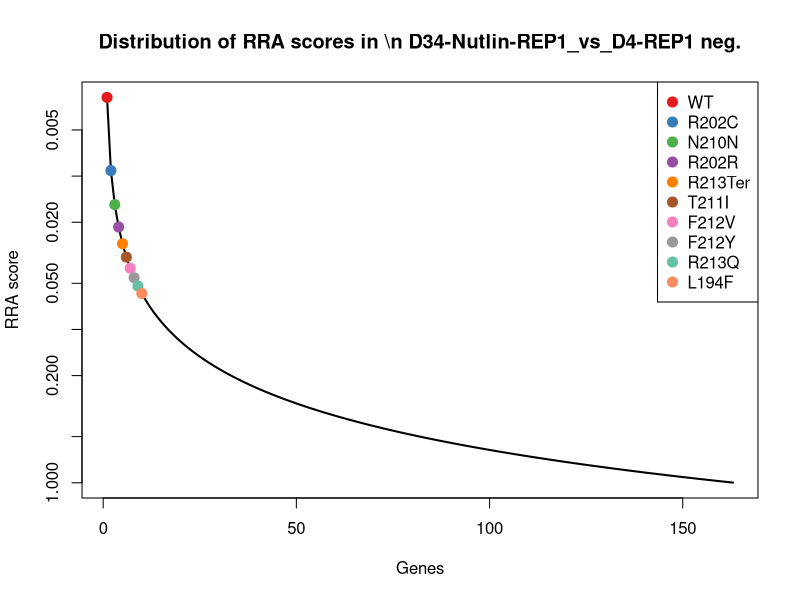
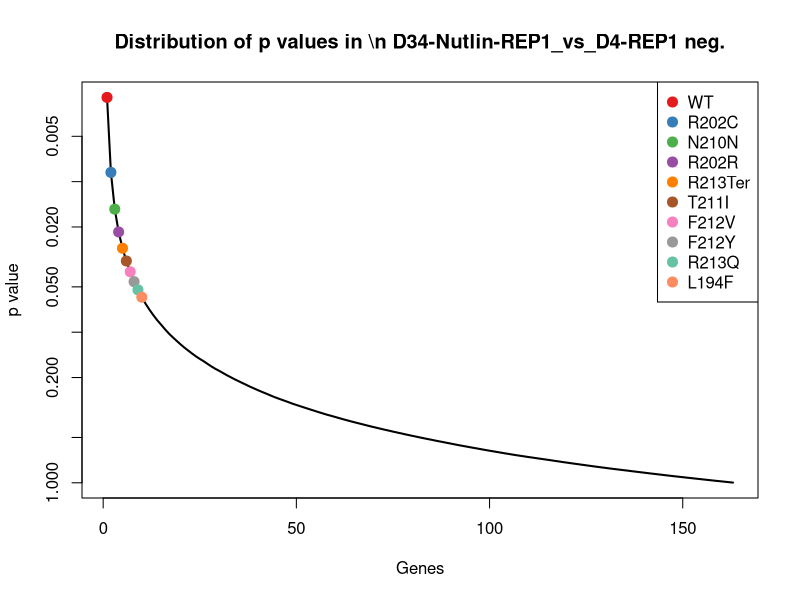
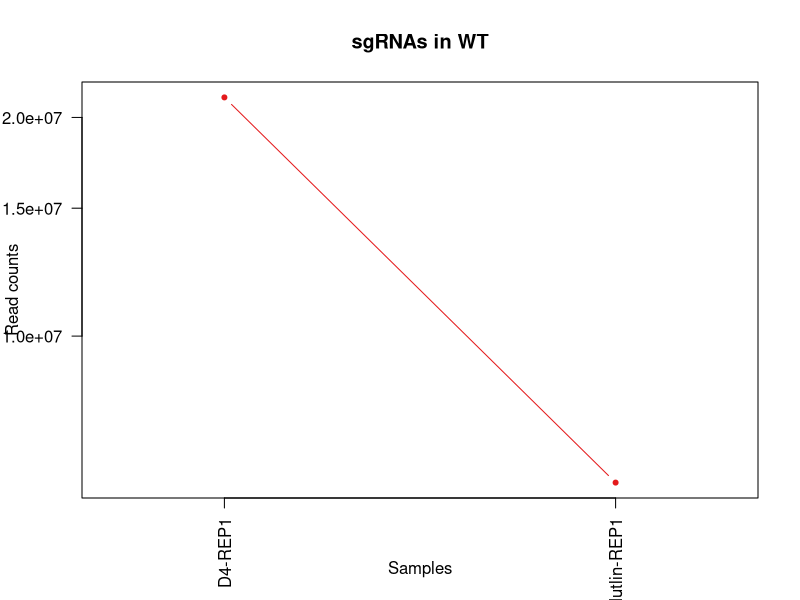
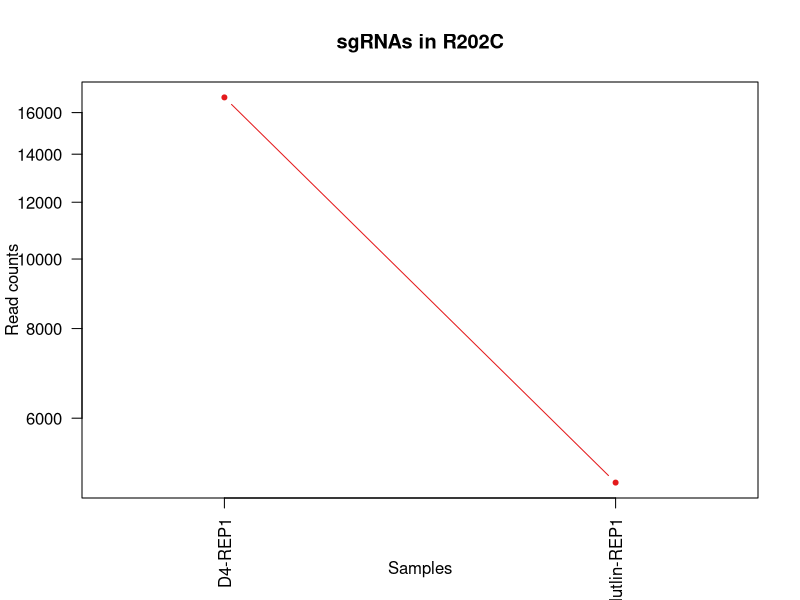
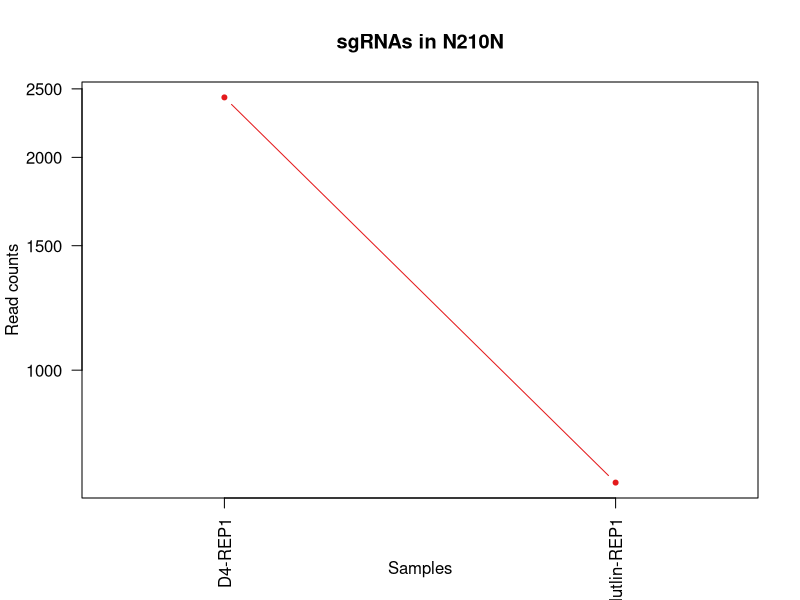
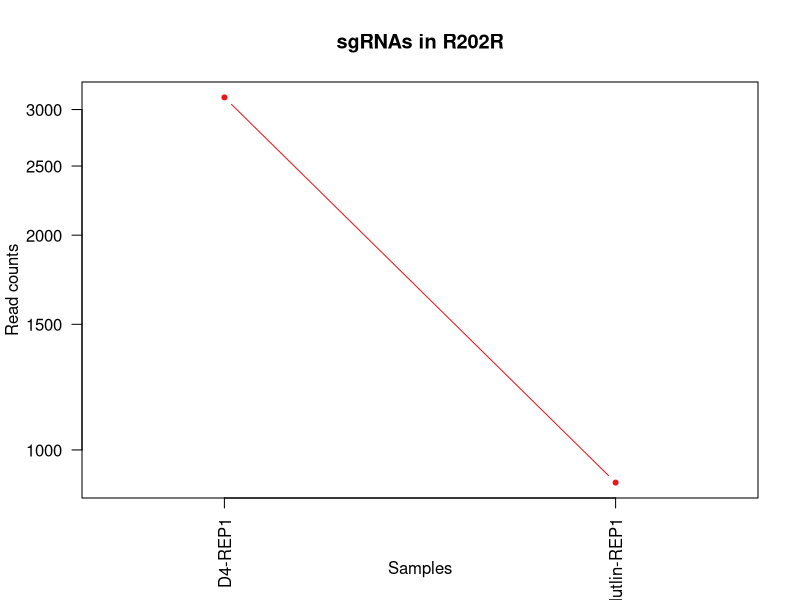
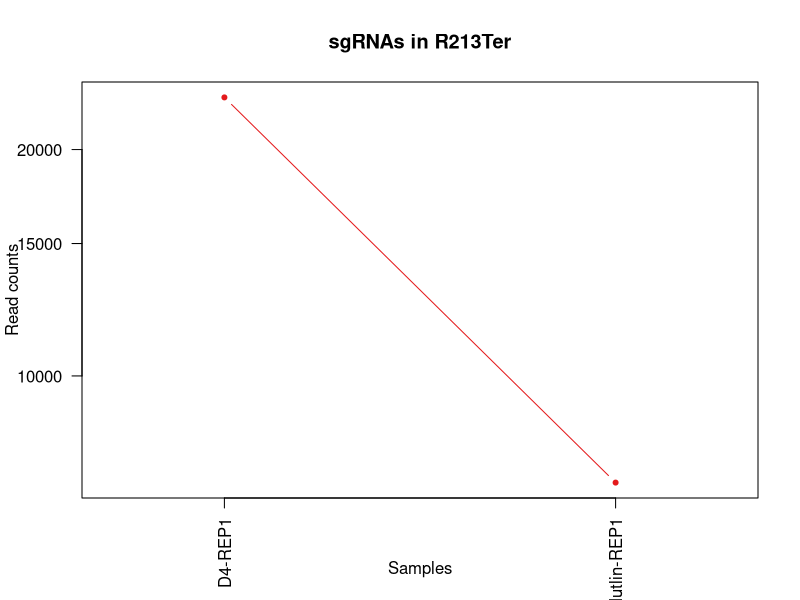
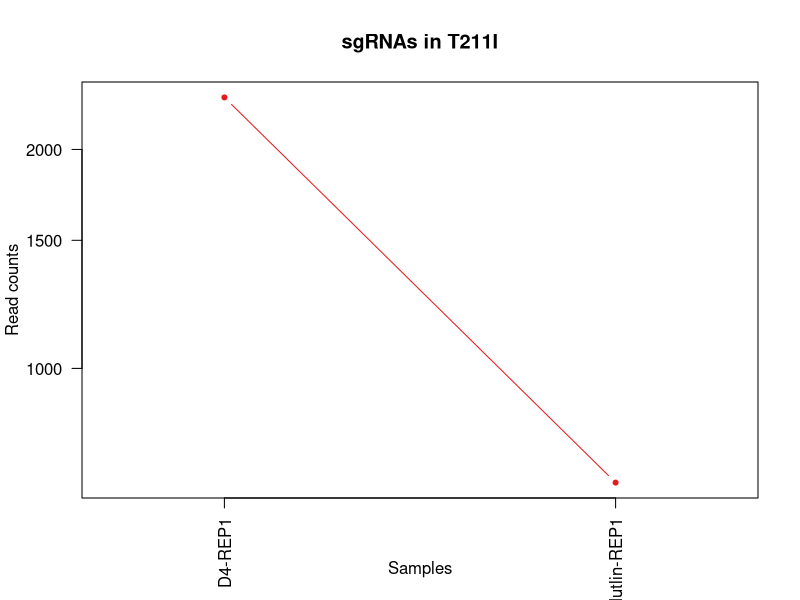

R code for these plots, in order: (Note: this script raises an error after producing the figures.)
pdf(file='amp1_D34_NUT_D4_endogenous.pdf',width=4.5,height=4.5);
gstable=read.table('amp1_D34_NUT_D4_endogenous.gene_summary.txt',header=T)
# 
#
# parameters
# Do not modify the variables beginning with "__"

# gstablename='__GENE_SUMMARY_FILE__'
startindex=3
# outputfile='__OUTPUT_FILE__'
targetgenelist=c("WT","R202C","N210N","R202R","R213Ter","T211I","F212V","F212Y","R213Q","L194F")
# samplelabel=sub('.\\w+.\\w+$','',colnames(gstable)[startindex]);
samplelabel='D34-Nutlin-REP1_vs_D4-REP1 neg.'


# You need to write some codes in front of this code:
# gstable=read.table(gstablename,header=T)
# pdf(file=outputfile,width=6,height=6)


# set up color using RColorBrewer
#library(RColorBrewer)
#colors <- brewer.pal(length(targetgenelist), "Set1")

colors=c( "#E41A1C", "#377EB8", "#4DAF4A", "#984EA3", "#FF7F00",  "#A65628", "#F781BF",
          "#999999", "#66C2A5", "#FC8D62", "#8DA0CB", "#E78AC3", "#A6D854", "#FFD92F", "#E5C494", "#B3B3B3", 
          "#8DD3C7", "#FFFFB3", "#BEBADA", "#FB8072", "#80B1D3", "#FDB462", "#B3DE69", "#FCCDE5",
          "#D9D9D9", "#BC80BD", "#CCEBC5", "#FFED6F")

######
# function definition

plotrankedvalues<-function(val, tglist, ...){
  
  plot(val,log='y',ylim=c(max(val),min(val)),type='l',lwd=2, ...)
  if(length(tglist)>0){
    for(i in 1:length(tglist)){
      targetgene=tglist[i];
      tx=which(names(val)==targetgene);ty=val[targetgene];
      points(tx,ty,col=colors[(i %% length(colors)) ],cex=2,pch=20)
      # text(tx+50,ty,targetgene,col=colors[i])
    }
    legend('topright',tglist,pch=20,pt.cex = 2,cex=1,col=colors)
  }
}



plotrandvalues<-function(val,targetgenelist, ...){
  # choose the one with the best distance distribution
  
  mindiffvalue=0;
  randval=val;
  for(i in 1:20){
    randval0=sample(val)
    vindex=sort(which(names(randval0) %in% targetgenelist))
    if(max(vindex)>0.9*length(val)){
      # print('pass...')
      next;
    }
    mindiffind=min(diff(vindex));
    if (mindiffind > mindiffvalue){
      mindiffvalue=mindiffind;
      randval=randval0;
      # print(paste('Diff: ',mindiffvalue))
    }
  }
  plot(randval,log='y',ylim=c(max(randval),min(randval)),pch=20,col='grey', ...)
  
  if(length(targetgenelist)>0){
    for(i in 1:length(targetgenelist)){
      targetgene=targetgenelist[i];
      tx=which(names(randval)==targetgene);ty=randval[targetgene];
      points(tx,ty,col=colors[(i %% length(colors)) ],cex=2,pch=20)
      text(tx+50,ty,targetgene,col=colors[i])
    }
  }
  
}




# set.seed(1235)



pvec=gstable[,startindex]
names(pvec)=gstable[,'id']
pvec=sort(pvec);

plotrankedvalues(pvec,targetgenelist,xlab='Genes',ylab='RRA score',main=paste('Distribution of RRA scores in \\n',samplelabel))

# plotrandvalues(pvec,targetgenelist,xlab='Genes',ylab='RRA score',main=paste('Distribution of RRA scores in \\n',samplelabel))


pvec=gstable[,startindex+1]
names(pvec)=gstable[,'id']
pvec=sort(pvec);

plotrankedvalues(pvec,targetgenelist,xlab='Genes',ylab='p value',main=paste('Distribution of p values in \\n',samplelabel))

# plotrandvalues(pvec,targetgenelist,xlab='Genes',ylab='p value',main=paste('Distribution of p values in \\n',samplelabel))



# you need to write after this code:
# dev.off()






# parameters
# Do not modify the variables beginning with "__"
targetmat=list(c(21311176.037269887,6284991.860297329))
targetgene="WT"
collabel=c("D4-REP1","D34-Nutlin-REP1")

# set up color using RColorBrewer
#library(RColorBrewer)
#colors <- brewer.pal(length(targetgenelist), "Set1")

colors=c( "#E41A1C", "#377EB8", "#4DAF4A", "#984EA3", "#FF7F00",  "#A65628", "#F781BF",
          "#999999", "#66C2A5", "#FC8D62", "#8DA0CB", "#E78AC3", "#A6D854", "#FFD92F", "#E5C494", "#B3B3B3", 
          "#8DD3C7", "#FFFFB3", "#BEBADA", "#FB8072", "#80B1D3", "#FDB462", "#B3DE69", "#FCCDE5",
          "#D9D9D9", "#BC80BD", "#CCEBC5", "#FFED6F")


## code

targetmatvec=unlist(targetmat)+1
yrange=range(targetmatvec[targetmatvec>0]);
# yrange[1]=1; # set the minimum value to 1
for(i in 1:length(targetmat)){
  vali=targetmat[[i]]+1;
  if(i==1){
    plot(1:length(vali),vali,type='b',las=1,pch=20,main=paste('sgRNAs in',targetgene),ylab='Read counts',xlab='Samples',xlim=c(0.7,length(vali)+0.3),ylim = yrange,col=colors[(i %% length(colors))],xaxt='n',log='y')
    axis(1,at=1:length(vali),labels=(collabel),las=2)
    # lines(0:100,rep(1,101),col='black');
  }else{
    lines(1:length(vali),vali,type='b',pch=20,col=colors[(i %% length(colors))])
  }
}




# parameters
# Do not modify the variables beginning with "__"
targetmat=list(c(16797.824097970115,4878.766156966276))
targetgene="R202C"
collabel=c("D4-REP1","D34-Nutlin-REP1")

# set up color using RColorBrewer
#library(RColorBrewer)
#colors <- brewer.pal(length(targetgenelist), "Set1")

colors=c( "#E41A1C", "#377EB8", "#4DAF4A", "#984EA3", "#FF7F00",  "#A65628", "#F781BF",
          "#999999", "#66C2A5", "#FC8D62", "#8DA0CB", "#E78AC3", "#A6D854", "#FFD92F", "#E5C494", "#B3B3B3", 
          "#8DD3C7", "#FFFFB3", "#BEBADA", "#FB8072", "#80B1D3", "#FDB462", "#B3DE69", "#FCCDE5",
          "#D9D9D9", "#BC80BD", "#CCEBC5", "#FFED6F")


## code

targetmatvec=unlist(targetmat)+1
yrange=range(targetmatvec[targetmatvec>0]);
# yrange[1]=1; # set the minimum value to 1
for(i in 1:length(targetmat)){
  vali=targetmat[[i]]+1;
  if(i==1){
    plot(1:length(vali),vali,type='b',las=1,pch=20,main=paste('sgRNAs in',targetgene),ylab='Read counts',xlab='Samples',xlim=c(0.7,length(vali)+0.3),ylim = yrange,col=colors[(i %% length(colors))],xaxt='n',log='y')
    axis(1,at=1:length(vali),labels=(collabel),las=2)
    # lines(0:100,rep(1,101),col='black');
  }else{
    lines(1:length(vali),vali,type='b',pch=20,col=colors[(i %% length(colors))])
  }
}




# parameters
# Do not modify the variables beginning with "__"
targetmat=list(c(2430.3703535911304,692.3715520557794))
targetgene="N210N"
collabel=c("D4-REP1","D34-Nutlin-REP1")

# set up color using RColorBrewer
#library(RColorBrewer)
#colors <- brewer.pal(length(targetgenelist), "Set1")

colors=c( "#E41A1C", "#377EB8", "#4DAF4A", "#984EA3", "#FF7F00",  "#A65628", "#F781BF",
          "#999999", "#66C2A5", "#FC8D62", "#8DA0CB", "#E78AC3", "#A6D854", "#FFD92F", "#E5C494", "#B3B3B3", 
          "#8DD3C7", "#FFFFB3", "#BEBADA", "#FB8072", "#80B1D3", "#FDB462", "#B3DE69", "#FCCDE5",
          "#D9D9D9", "#BC80BD", "#CCEBC5", "#FFED6F")


## code

targetmatvec=unlist(targetmat)+1
yrange=range(targetmatvec[targetmatvec>0]);
# yrange[1]=1; # set the minimum value to 1
for(i in 1:length(targetmat)){
  vali=targetmat[[i]]+1;
  if(i==1){
    plot(1:length(vali),vali,type='b',las=1,pch=20,main=paste('sgRNAs in',targetgene),ylab='Read counts',xlab='Samples',xlim=c(0.7,length(vali)+0.3),ylim = yrange,col=colors[(i %% length(colors))],xaxt='n',log='y')
    axis(1,at=1:length(vali),labels=(collabel),las=2)
    # lines(0:100,rep(1,101),col='black');
  }else{
    lines(1:length(vali),vali,type='b',pch=20,col=colors[(i %% length(colors))])
  }
}




# parameters
# Do not modify the variables beginning with "__"
targetmat=list(c(3118.7305368212465,898.992668771638))
targetgene="R202R"
collabel=c("D4-REP1","D34-Nutlin-REP1")

# set up color using RColorBrewer
#library(RColorBrewer)
#colors <- brewer.pal(length(targetgenelist), "Set1")

colors=c( "#E41A1C", "#377EB8", "#4DAF4A", "#984EA3", "#FF7F00",  "#A65628", "#F781BF",
          "#999999", "#66C2A5", "#FC8D62", "#8DA0CB", "#E78AC3", "#A6D854", "#FFD92F", "#E5C494", "#B3B3B3", 
          "#8DD3C7", "#FFFFB3", "#BEBADA", "#FB8072", "#80B1D3", "#FDB462", "#B3DE69", "#FCCDE5",
          "#D9D9D9", "#BC80BD", "#CCEBC5", "#FFED6F")


## code

targetmatvec=unlist(targetmat)+1
yrange=range(targetmatvec[targetmatvec>0]);
# yrange[1]=1; # set the minimum value to 1
for(i in 1:length(targetmat)){
  vali=targetmat[[i]]+1;
  if(i==1){
    plot(1:length(vali),vali,type='b',las=1,pch=20,main=paste('sgRNAs in',targetgene),ylab='Read counts',xlab='Samples',xlim=c(0.7,length(vali)+0.3),ylim = yrange,col=colors[(i %% length(colors))],xaxt='n',log='y')
    axis(1,at=1:length(vali),labels=(collabel),las=2)
    # lines(0:100,rep(1,101),col='black');
  }else{
    lines(1:length(vali),vali,type='b',pch=20,col=colors[(i %% length(colors))])
  }
}




# parameters
# Do not modify the variables beginning with "__"
targetmat=list(c(23462.98629879292,7213.203153740171))
targetgene="R213Ter"
collabel=c("D4-REP1","D34-Nutlin-REP1")

# set up color using RColorBrewer
#library(RColorBrewer)
#colors <- brewer.pal(length(targetgenelist), "Set1")

colors=c( "#E41A1C", "#377EB8", "#4DAF4A", "#984EA3", "#FF7F00",  "#A65628", "#F781BF",
          "#999999", "#66C2A5", "#FC8D62", "#8DA0CB", "#E78AC3", "#A6D854", "#FFD92F", "#E5C494", "#B3B3B3", 
          "#8DD3C7", "#FFFFB3", "#BEBADA", "#FB8072", "#80B1D3", "#FDB462", "#B3DE69", "#FCCDE5",
          "#D9D9D9", "#BC80BD", "#CCEBC5", "#FFED6F")


## code

targetmatvec=unlist(targetmat)+1
yrange=range(targetmatvec[targetmatvec>0]);
# yrange[1]=1; # set the minimum value to 1
for(i in 1:length(targetmat)){
  vali=targetmat[[i]]+1;
  if(i==1){
    plot(1:length(vali),vali,type='b',las=1,pch=20,main=paste('sgRNAs in',targetgene),ylab='Read counts',xlab='Samples',xlim=c(0.7,length(vali)+0.3),ylim = yrange,col=colors[(i %% length(colors))],xaxt='n',log='y')
    axis(1,at=1:length(vali),labels=(collabel),las=2)
    # lines(0:100,rep(1,101),col='black');
  }else{
    lines(1:length(vali),vali,type='b',pch=20,col=colors[(i %% length(colors))])
  }
}




# parameters
# Do not modify the variables beginning with "__"
targetmat=list(c(2356.945267379918,695.6425987584051))
targetgene="T211I"
collabel=c("D4-REP1","D34-Nutlin-REP1")

# set up color using RColorBrewer
#library(RColorBrewer)
#colors <- brewer.pal(length(targetgenelist), "Set1")

colors=c( "#E41A1C", "#377EB8", "#4DAF4A", "#984EA3", "#FF7F00",  "#A65628", "#F781BF",
          "#999999", "#66C2A5", "#FC8D62", "#8DA0CB", "#E78AC3", "#A6D854", "#FFD92F", "#E5C494", "#B3B3B3", 
          "#8DD3C7", "#FFFFB3", "#BEBADA", "#FB8072", "#80B1D3", "#FDB462", "#B3DE69", "#FCCDE5",
          "#D9D9D9", "#BC80BD", "#CCEBC5", "#FFED6F")


## code

targetmatvec=unlist(targetmat)+1
yrange=range(targetmatvec[targetmatvec>0]);
# yrange[1]=1; # set the minimum value to 1
for(i in 1:length(targetmat)){
  vali=targetmat[[i]]+1;
  if(i==1){
    plot(1:length(vali),vali,type='b',las=1,pch=20,main=paste('sgRNAs in',targetgene),ylab='Read counts',xlab='Samples',xlim=c(0.7,length(vali)+0.3),ylim = yrange,col=colors[(i %% length(colors))],xaxt='n',log='y')
    axis(1,at=1:length(vali),labels=(collabel),las=2)
    # lines(0:100,rep(1,101),col='black');
  }else{
    lines(1:length(vali),vali,type='b',pch=20,col=colors[(i %% length(colors))])
  }
}




# parameters
# Do not modify the variables beginning with "__"
targetmat=list(c(4886.439487356185,1462.1578760737011))
targetgene="F212V"
collabel=c("D4-REP1","D34-Nutlin-REP1")

# set up color using RColorBrewer
#library(RColorBrewer)
#colors <- brewer.pal(length(targetgenelist), "Set1")

colors=c( "#E41A1C", "#377EB8", "#4DAF4A", "#984EA3", "#FF7F00",  "#A65628", "#F781BF",
          "#999999", "#66C2A5", "#FC8D62", "#8DA0CB", "#E78AC3", "#A6D854", "#FFD92F", "#E5C494", "#B3B3B3", 
          "#8DD3C7", "#FFFFB3", "#BEBADA", "#FB8072", "#80B1D3", "#FDB462", "#B3DE69", "#FCCDE5",
          "#D9D9D9", "#BC80BD", "#CCEBC5", "#FFED6F")


## code

targetmatvec=unlist(targetmat)+1
yrange=range(targetmatvec[targetmatvec>0]);
# yrange[1]=1; # set the minimum value to 1
for(i in 1:length(targetmat)){
  vali=targetmat[[i]]+1;
  if(i==1){
    plot(1:length(vali),vali,type='b',las=1,pch=20,main=paste('sgRNAs in',targetgene),ylab='Read counts',xlab='Samples',xlim=c(0.7,length(vali)+0.3),ylim = yrange,col=colors[(i %% length(colors))],xaxt='n',log='y')
    axis(1,at=1:length(vali),labels=(collabel),las=2)
    # lines(0:100,rep(1,101),col='black');
  }else{
    lines(1:length(vali),vali,type='b',pch=20,col=colors[(i %% length(colors))])
  }
}




# parameters
# Do not modify the variables beginning with "__"
targetmat=list(c(22826.023675910652,7056.192912014136))
targetgene="F212Y"
collabel=c("D4-REP1","D34-Nutlin-REP1")

# set up color using RColorBrewer
#library(RColorBrewer)
#colors <- brewer.pal(length(targetgenelist), "Set1")

colors=c( "#E41A1C", "#377EB8", "#4DAF4A", "#984EA3", "#FF7F00",  "#A65628", "#F781BF",
          "#999999", "#66C2A5", "#FC8D62", "#8DA0CB", "#E78AC3", "#A6D854", "#FFD92F", "#E5C494", "#B3B3B3", 
          "#8DD3C7", "#FFFFB3", "#BEBADA", "#FB8072", "#80B1D3", "#FDB462", "#B3DE69", "#FCCDE5",
          "#D9D9D9", "#BC80BD", "#CCEBC5", "#FFED6F")


## code

targetmatvec=unlist(targetmat)+1
yrange=range(targetmatvec[targetmatvec>0]);
# yrange[1]=1; # set the minimum value to 1
for(i in 1:length(targetmat)){
  vali=targetmat[[i]]+1;
  if(i==1){
    plot(1:length(vali),vali,type='b',las=1,pch=20,main=paste('sgRNAs in',targetgene),ylab='Read counts',xlab='Samples',xlim=c(0.7,length(vali)+0.3),ylim = yrange,col=colors[(i %% length(colors))],xaxt='n',log='y')
    axis(1,at=1:length(vali),labels=(collabel),las=2)
    # lines(0:100,rep(1,101),col='black');
  }else{
    lines(1:length(vali),vali,type='b',pch=20,col=colors[(i %% length(colors))])
  }
}




# parameters
# Do not modify the variables beginning with "__"
targetmat=list(c(163222.13102036988,52855.20814437785))
targetgene="R213Q"
collabel=c("D4-REP1","D34-Nutlin-REP1")

# set up color using RColorBrewer
#library(RColorBrewer)
#colors <- brewer.pal(length(targetgenelist), "Set1")

colors=c( "#E41A1C", "#377EB8", "#4DAF4A", "#984EA3", "#FF7F00",  "#A65628", "#F781BF",
          "#999999", "#66C2A5", "#FC8D62", "#8DA0CB", "#E78AC3", "#A6D854", "#FFD92F", "#E5C494", "#B3B3B3", 
          "#8DD3C7", "#FFFFB3", "#BEBADA", "#FB8072", "#80B1D3", "#FDB462", "#B3DE69", "#FCCDE5",
          "#D9D9D9", "#BC80BD", "#CCEBC5", "#FFED6F")


## code

targetmatvec=unlist(targetmat)+1
yrange=range(targetmatvec[targetmatvec>0]);
# yrange[1]=1; # set the minimum value to 1
for(i in 1:length(targetmat)){
  vali=targetmat[[i]]+1;
  if(i==1){
    plot(1:length(vali),vali,type='b',las=1,pch=20,main=paste('sgRNAs in',targetgene),ylab='Read counts',xlab='Samples',xlim=c(0.7,length(vali)+0.3),ylim = yrange,col=colors[(i %% length(colors))],xaxt='n',log='y')
    axis(1,at=1:length(vali),labels=(collabel),las=2)
    # lines(0:100,rep(1,101),col='black');
  }else{
    lines(1:length(vali),vali,type='b',pch=20,col=colors[(i %% length(colors))])
  }
}




# parameters
# Do not modify the variables beginning with "__"
targetmat=list(c(11311.13453083727,3463.49328363021))
targetgene="L194F"
collabel=c("D4-REP1","D34-Nutlin-REP1")

# set up color using RColorBrewer
#library(RColorBrewer)
#colors <- brewer.pal(length(targetgenelist), "Set1")

colors=c( "#E41A1C", "#377EB8", "#4DAF4A", "#984EA3", "#FF7F00",  "#A65628", "#F781BF",
          "#999999", "#66C2A5", "#FC8D62", "#8DA0CB", "#E78AC3", "#A6D854", "#FFD92F", "#E5C494", "#B3B3B3", 
          "#8DD3C7", "#FFFFB3", "#BEBADA", "#FB8072", "#80B1D3", "#FDB462", "#B3DE69", "#FCCDE5",
          "#D9D9D9", "#BC80BD", "#CCEBC5", "#FFED6F")


## code

targetmatvec=unlist(targetmat)+1
yrange=range(targetmatvec[targetmatvec>0]);
# yrange[1]=1; # set the minimum value to 1
for(i in 1:length(targetmat)){
  vali=targetmat[[i]]+1;
  if(i==1){
    plot(1:length(vali),vali,type='b',las=1,pch=20,main=paste('sgRNAs in',targetgene),ylab='Read counts',xlab='Samples',xlim=c(0.7,length(vali)+0.3),ylim = yrange,col=colors[(i %% length(colors))],xaxt='n',log='y')
    axis(1,at=1:length(vali),labels=(collabel),las=2)
    # lines(0:100,rep(1,101),col='black');
  }else{
    lines(1:length(vali),vali,type='b',pch=20,col=colors[(i %% length(colors))])
  }
}



# 
#
# parameters
# Do not modify the variables beginning with "__"

# gstablename='__GENE_SUMMARY_FILE__'
startindex=9
# outputfile='__OUTPUT_FILE__'
targetgenelist=c("R196PfsTer13","P222RfsTer25","Y220EfsTer389","P191QfsTer392","P219Ter","E198_G198del","G187VfsTer60","L201IfsTer8","V218CfsTer29","E224A")
# samplelabel=sub('.\\w+.\\w+$','',colnames(gstable)[startindex]);
samplelabel='D34-Nutlin-REP1_vs_D4-REP1 pos.'


# You need to write some codes in front of this code:
# gstable=read.table(gstablename,header=T)
# pdf(file=outputfile,width=6,height=6)


# set up color using RColorBrewer
#library(RColorBrewer)
#colors <- brewer.pal(length(targetgenelist), "Set1")

colors=c( "#E41A1C", "#377EB8", "#4DAF4A", "#984EA3", "#FF7F00",  "#A65628", "#F781BF",
          "#999999", "#66C2A5", "#FC8D62", "#8DA0CB", "#E78AC3", "#A6D854", "#FFD92F", "#E5C494", "#B3B3B3", 
          "#8DD3C7", "#FFFFB3", "#BEBADA", "#FB8072", "#80B1D3", "#FDB462", "#B3DE69", "#FCCDE5",
          "#D9D9D9", "#BC80BD", "#CCEBC5", "#FFED6F")

######
# function definition

plotrankedvalues<-function(val, tglist, ...){
  
  plot(val,log='y',ylim=c(max(val),min(val)),type='l',lwd=2, ...)
  if(length(tglist)>0){
    for(i in 1:length(tglist)){
      targetgene=tglist[i];
      tx=which(names(val)==targetgene);ty=val[targetgene];
      points(tx,ty,col=colors[(i %% length(colors)) ],cex=2,pch=20)
      # text(tx+50,ty,targetgene,col=colors[i])
    }
    legend('topright',tglist,pch=20,pt.cex = 2,cex=1,col=colors)
  }
}



plotrandvalues<-function(val,targetgenelist, ...){
  # choose the one with the best distance distribution
  
  mindiffvalue=0;
  randval=val;
  for(i in 1:20){
    randval0=sample(val)
    vindex=sort(which(names(randval0) %in% targetgenelist))
    if(max(vindex)>0.9*length(val)){
      # print('pass...')
      next;
    }
    mindiffind=min(diff(vindex));
    if (mindiffind > mindiffvalue){
      mindiffvalue=mindiffind;
      randval=randval0;
      # print(paste('Diff: ',mindiffvalue))
    }
  }
  plot(randval,log='y',ylim=c(max(randval),min(randval)),pch=20,col='grey', ...)
  
  if(length(targetgenelist)>0){
    for(i in 1:length(targetgenelist)){
      targetgene=targetgenelist[i];
      tx=which(names(randval)==targetgene);ty=randval[targetgene];
      points(tx,ty,col=colors[(i %% length(colors)) ],cex=2,pch=20)
      text(tx+50,ty,targetgene,col=colors[i])
    }
  }
  
}




# set.seed(1235)



pvec=gstable[,startindex]
names(pvec)=gstable[,'id']
pvec=sort(pvec);

plotrankedvalues(pvec,targetgenelist,xlab='Genes',ylab='RRA score',main=paste('Distribution of RRA scores in \\n',samplelabel))

# plotrandvalues(pvec,targetgenelist,xlab='Genes',ylab='RRA score',main=paste('Distribution of RRA scores in \\n',samplelabel))


pvec=gstable[,startindex+1]
names(pvec)=gstable[,'id']
pvec=sort(pvec);

plotrankedvalues(pvec,targetgenelist,xlab='Genes',ylab='p value',main=paste('Distribution of p values in \\n',samplelabel))

# plotrandvalues(pvec,targetgenelist,xlab='Genes',ylab='p value',main=paste('Distribution of p values in \\n',samplelabel))



# you need to write after this code:
# dev.off()






# parameters
# Do not modify the variables beginning with "__"
targetmat=list(c(9.178135776401549,469.9403762772298))
targetgene="R196PfsTer13"
collabel=c("D4-REP1","D34-Nutlin-REP1")

# set up color using RColorBrewer
#library(RColorBrewer)
#colors <- brewer.pal(length(targetgenelist), "Set1")

colors=c( "#E41A1C", "#377EB8", "#4DAF4A", "#984EA3", "#FF7F00",  "#A65628", "#F781BF",
          "#999999", "#66C2A5", "#FC8D62", "#8DA0CB", "#E78AC3", "#A6D854", "#FFD92F", "#E5C494", "#B3B3B3", 
          "#8DD3C7", "#FFFFB3", "#BEBADA", "#FB8072", "#80B1D3", "#FDB462", "#B3DE69", "#FCCDE5",
          "#D9D9D9", "#BC80BD", "#CCEBC5", "#FFED6F")


## code

targetmatvec=unlist(targetmat)+1
yrange=range(targetmatvec[targetmatvec>0]);
# yrange[1]=1; # set the minimum value to 1
for(i in 1:length(targetmat)){
  vali=targetmat[[i]]+1;
  if(i==1){
    plot(1:length(vali),vali,type='b',las=1,pch=20,main=paste('sgRNAs in',targetgene),ylab='Read counts',xlab='Samples',xlim=c(0.7,length(vali)+0.3),ylim = yrange,col=colors[(i %% length(colors))],xaxt='n',log='y')
    axis(1,at=1:length(vali),labels=(collabel),las=2)
    # lines(0:100,rep(1,101),col='black');
  }else{
    lines(1:length(vali),vali,type='b',pch=20,col=colors[(i %% length(colors))])
  }
}




# parameters
# Do not modify the variables beginning with "__"
targetmat=list(c(214.76837716779625,11553.336953674077))
targetgene="P222RfsTer25"
collabel=c("D4-REP1","D34-Nutlin-REP1")

# set up color using RColorBrewer
#library(RColorBrewer)
#colors <- brewer.pal(length(targetgenelist), "Set1")

colors=c( "#E41A1C", "#377EB8", "#4DAF4A", "#984EA3", "#FF7F00",  "#A65628", "#F781BF",
          "#999999", "#66C2A5", "#FC8D62", "#8DA0CB", "#E78AC3", "#A6D854", "#FFD92F", "#E5C494", "#B3B3B3", 
          "#8DD3C7", "#FFFFB3", "#BEBADA", "#FB8072", "#80B1D3", "#FDB462", "#B3DE69", "#FCCDE5",
          "#D9D9D9", "#BC80BD", "#CCEBC5", "#FFED6F")


## code

targetmatvec=unlist(targetmat)+1
yrange=range(targetmatvec[targetmatvec>0]);
# yrange[1]=1; # set the minimum value to 1
for(i in 1:length(targetmat)){
  vali=targetmat[[i]]+1;
  if(i==1){
    plot(1:length(vali),vali,type='b',las=1,pch=20,main=paste('sgRNAs in',targetgene),ylab='Read counts',xlab='Samples',xlim=c(0.7,length(vali)+0.3),ylim = yrange,col=colors[(i %% length(colors))],xaxt='n',log='y')
    axis(1,at=1:length(vali),labels=(collabel),las=2)
    # lines(0:100,rep(1,101),col='black');
  }else{
    lines(1:length(vali),vali,type='b',pch=20,col=colors[(i %% length(colors))])
  }
}




# parameters
# Do not modify the variables beginning with "__"
targetmat=list(c(34.87691595032589,897.3571454203251))
targetgene="Y220EfsTer389"
collabel=c("D4-REP1","D34-Nutlin-REP1")

# set up color using RColorBrewer
#library(RColorBrewer)
#colors <- brewer.pal(length(targetgenelist), "Set1")

colors=c( "#E41A1C", "#377EB8", "#4DAF4A", "#984EA3", "#FF7F00",  "#A65628", "#F781BF",
          "#999999", "#66C2A5", "#FC8D62", "#8DA0CB", "#E78AC3", "#A6D854", "#FFD92F", "#E5C494", "#B3B3B3", 
          "#8DD3C7", "#FFFFB3", "#BEBADA", "#FB8072", "#80B1D3", "#FDB462", "#B3DE69", "#FCCDE5",
          "#D9D9D9", "#BC80BD", "#CCEBC5", "#FFED6F")


## code

targetmatvec=unlist(targetmat)+1
yrange=range(targetmatvec[targetmatvec>0]);
# yrange[1]=1; # set the minimum value to 1
for(i in 1:length(targetmat)){
  vali=targetmat[[i]]+1;
  if(i==1){
    plot(1:length(vali),vali,type='b',las=1,pch=20,main=paste('sgRNAs in',targetgene),ylab='Read counts',xlab='Samples',xlim=c(0.7,length(vali)+0.3),ylim = yrange,col=colors[(i %% length(colors))],xaxt='n',log='y')
    axis(1,at=1:length(vali),labels=(collabel),las=2)
    # lines(0:100,rep(1,101),col='black');
  }else{
    lines(1:length(vali),vali,type='b',pch=20,col=colors[(i %% length(colors))])
  }
}




# parameters
# Do not modify the variables beginning with "__"
targetmat=list(c(60.57569612425022,1385.8334530124341))
targetgene="P191QfsTer392"
collabel=c("D4-REP1","D34-Nutlin-REP1")

# set up color using RColorBrewer
#library(RColorBrewer)
#colors <- brewer.pal(length(targetgenelist), "Set1")

colors=c( "#E41A1C", "#377EB8", "#4DAF4A", "#984EA3", "#FF7F00",  "#A65628", "#F781BF",
          "#999999", "#66C2A5", "#FC8D62", "#8DA0CB", "#E78AC3", "#A6D854", "#FFD92F", "#E5C494", "#B3B3B3", 
          "#8DD3C7", "#FFFFB3", "#BEBADA", "#FB8072", "#80B1D3", "#FDB462", "#B3DE69", "#FCCDE5",
          "#D9D9D9", "#BC80BD", "#CCEBC5", "#FFED6F")


## code

targetmatvec=unlist(targetmat)+1
yrange=range(targetmatvec[targetmatvec>0]);
# yrange[1]=1; # set the minimum value to 1
for(i in 1:length(targetmat)){
  vali=targetmat[[i]]+1;
  if(i==1){
    plot(1:length(vali),vali,type='b',las=1,pch=20,main=paste('sgRNAs in',targetgene),ylab='Read counts',xlab='Samples',xlim=c(0.7,length(vali)+0.3),ylim = yrange,col=colors[(i %% length(colors))],xaxt='n',log='y')
    axis(1,at=1:length(vali),labels=(collabel),las=2)
    # lines(0:100,rep(1,101),col='black');
  }else{
    lines(1:length(vali),vali,type='b',pch=20,col=colors[(i %% length(colors))])
  }
}




# parameters
# Do not modify the variables beginning with "__"
targetmat=list(c(0.0,41.43325823325924))
targetgene="P219Ter"
collabel=c("D4-REP1","D34-Nutlin-REP1")

# set up color using RColorBrewer
#library(RColorBrewer)
#colors <- brewer.pal(length(targetgenelist), "Set1")

colors=c( "#E41A1C", "#377EB8", "#4DAF4A", "#984EA3", "#FF7F00",  "#A65628", "#F781BF",
          "#999999", "#66C2A5", "#FC8D62", "#8DA0CB", "#E78AC3", "#A6D854", "#FFD92F", "#E5C494", "#B3B3B3", 
          "#8DD3C7", "#FFFFB3", "#BEBADA", "#FB8072", "#80B1D3", "#FDB462", "#B3DE69", "#FCCDE5",
          "#D9D9D9", "#BC80BD", "#CCEBC5", "#FFED6F")


## code

targetmatvec=unlist(targetmat)+1
yrange=range(targetmatvec[targetmatvec>0]);
# yrange[1]=1; # set the minimum value to 1
for(i in 1:length(targetmat)){
  vali=targetmat[[i]]+1;
  if(i==1){
    plot(1:length(vali),vali,type='b',las=1,pch=20,main=paste('sgRNAs in',targetgene),ylab='Read counts',xlab='Samples',xlim=c(0.7,length(vali)+0.3),ylim = yrange,col=colors[(i %% length(colors))],xaxt='n',log='y')
    axis(1,at=1:length(vali),labels=(collabel),las=2)
    # lines(0:100,rep(1,101),col='black');
  }else{
    lines(1:length(vali),vali,type='b',pch=20,col=colors[(i %% length(colors))])
  }
}




# parameters
# Do not modify the variables beginning with "__"
targetmat=list(c(152.3570538882657,3382.807464965442))
targetgene="E198_G198del"
collabel=c("D4-REP1","D34-Nutlin-REP1")

# set up color using RColorBrewer
#library(RColorBrewer)
#colors <- brewer.pal(length(targetgenelist), "Set1")

colors=c( "#E41A1C", "#377EB8", "#4DAF4A", "#984EA3", "#FF7F00",  "#A65628", "#F781BF",
          "#999999", "#66C2A5", "#FC8D62", "#8DA0CB", "#E78AC3", "#A6D854", "#FFD92F", "#E5C494", "#B3B3B3", 
          "#8DD3C7", "#FFFFB3", "#BEBADA", "#FB8072", "#80B1D3", "#FDB462", "#B3DE69", "#FCCDE5",
          "#D9D9D9", "#BC80BD", "#CCEBC5", "#FFED6F")


## code

targetmatvec=unlist(targetmat)+1
yrange=range(targetmatvec[targetmatvec>0]);
# yrange[1]=1; # set the minimum value to 1
for(i in 1:length(targetmat)){
  vali=targetmat[[i]]+1;
  if(i==1){
    plot(1:length(vali),vali,type='b',las=1,pch=20,main=paste('sgRNAs in',targetgene),ylab='Read counts',xlab='Samples',xlim=c(0.7,length(vali)+0.3),ylim = yrange,col=colors[(i %% length(colors))],xaxt='n',log='y')
    axis(1,at=1:length(vali),labels=(collabel),las=2)
    # lines(0:100,rep(1,101),col='black');
  }else{
    lines(1:length(vali),vali,type='b',pch=20,col=colors[(i %% length(colors))])
  }
}




# parameters
# Do not modify the variables beginning with "__"
targetmat=list(c(78.93196767705332,1451.2543870649486))
targetgene="G187VfsTer60"
collabel=c("D4-REP1","D34-Nutlin-REP1")

# set up color using RColorBrewer
#library(RColorBrewer)
#colors <- brewer.pal(length(targetgenelist), "Set1")

colors=c( "#E41A1C", "#377EB8", "#4DAF4A", "#984EA3", "#FF7F00",  "#A65628", "#F781BF",
          "#999999", "#66C2A5", "#FC8D62", "#8DA0CB", "#E78AC3", "#A6D854", "#FFD92F", "#E5C494", "#B3B3B3", 
          "#8DD3C7", "#FFFFB3", "#BEBADA", "#FB8072", "#80B1D3", "#FDB462", "#B3DE69", "#FCCDE5",
          "#D9D9D9", "#BC80BD", "#CCEBC5", "#FFED6F")


## code

targetmatvec=unlist(targetmat)+1
yrange=range(targetmatvec[targetmatvec>0]);
# yrange[1]=1; # set the minimum value to 1
for(i in 1:length(targetmat)){
  vali=targetmat[[i]]+1;
  if(i==1){
    plot(1:length(vali),vali,type='b',las=1,pch=20,main=paste('sgRNAs in',targetgene),ylab='Read counts',xlab='Samples',xlim=c(0.7,length(vali)+0.3),ylim = yrange,col=colors[(i %% length(colors))],xaxt='n',log='y')
    axis(1,at=1:length(vali),labels=(collabel),las=2)
    # lines(0:100,rep(1,101),col='black');
  }else{
    lines(1:length(vali),vali,type='b',pch=20,col=colors[(i %% length(colors))])
  }
}




# parameters
# Do not modify the variables beginning with "__"
targetmat=list(c(12.849390086962169,221.88600132811197))
targetgene="L201IfsTer8"
collabel=c("D4-REP1","D34-Nutlin-REP1")

# set up color using RColorBrewer
#library(RColorBrewer)
#colors <- brewer.pal(length(targetgenelist), "Set1")

colors=c( "#E41A1C", "#377EB8", "#4DAF4A", "#984EA3", "#FF7F00",  "#A65628", "#F781BF",
          "#999999", "#66C2A5", "#FC8D62", "#8DA0CB", "#E78AC3", "#A6D854", "#FFD92F", "#E5C494", "#B3B3B3", 
          "#8DD3C7", "#FFFFB3", "#BEBADA", "#FB8072", "#80B1D3", "#FDB462", "#B3DE69", "#FCCDE5",
          "#D9D9D9", "#BC80BD", "#CCEBC5", "#FFED6F")


## code

targetmatvec=unlist(targetmat)+1
yrange=range(targetmatvec[targetmatvec>0]);
# yrange[1]=1; # set the minimum value to 1
for(i in 1:length(targetmat)){
  vali=targetmat[[i]]+1;
  if(i==1){
    plot(1:length(vali),vali,type='b',las=1,pch=20,main=paste('sgRNAs in',targetgene),ylab='Read counts',xlab='Samples',xlim=c(0.7,length(vali)+0.3),ylim = yrange,col=colors[(i %% length(colors))],xaxt='n',log='y')
    axis(1,at=1:length(vali),labels=(collabel),las=2)
    # lines(0:100,rep(1,101),col='black');
  }else{
    lines(1:length(vali),vali,type='b',pch=20,col=colors[(i %% length(colors))])
  }
}




# parameters
# Do not modify the variables beginning with "__"
targetmat=list(c(126.65827371434138,2287.55199403626))
targetgene="V218CfsTer29"
collabel=c("D4-REP1","D34-Nutlin-REP1")

# set up color using RColorBrewer
#library(RColorBrewer)
#colors <- brewer.pal(length(targetgenelist), "Set1")

colors=c( "#E41A1C", "#377EB8", "#4DAF4A", "#984EA3", "#FF7F00",  "#A65628", "#F781BF",
          "#999999", "#66C2A5", "#FC8D62", "#8DA0CB", "#E78AC3", "#A6D854", "#FFD92F", "#E5C494", "#B3B3B3", 
          "#8DD3C7", "#FFFFB3", "#BEBADA", "#FB8072", "#80B1D3", "#FDB462", "#B3DE69", "#FCCDE5",
          "#D9D9D9", "#BC80BD", "#CCEBC5", "#FFED6F")


## code

targetmatvec=unlist(targetmat)+1
yrange=range(targetmatvec[targetmatvec>0]);
# yrange[1]=1; # set the minimum value to 1
for(i in 1:length(targetmat)){
  vali=targetmat[[i]]+1;
  if(i==1){
    plot(1:length(vali),vali,type='b',las=1,pch=20,main=paste('sgRNAs in',targetgene),ylab='Read counts',xlab='Samples',xlim=c(0.7,length(vali)+0.3),ylim = yrange,col=colors[(i %% length(colors))],xaxt='n',log='y')
    axis(1,at=1:length(vali),labels=(collabel),las=2)
    # lines(0:100,rep(1,101),col='black');
  }else{
    lines(1:length(vali),vali,type='b',pch=20,col=colors[(i %% length(colors))])
  }
}




# parameters
# Do not modify the variables beginning with "__"
targetmat=list(c(1485.0223686217707,28357.249039512888))
targetgene="E224A"
collabel=c("D4-REP1","D34-Nutlin-REP1")

# set up color using RColorBrewer
#library(RColorBrewer)
#colors <- brewer.pal(length(targetgenelist), "Set1")

colors=c( "#E41A1C", "#377EB8", "#4DAF4A", "#984EA3", "#FF7F00",  "#A65628", "#F781BF",
          "#999999", "#66C2A5", "#FC8D62", "#8DA0CB", "#E78AC3", "#A6D854", "#FFD92F", "#E5C494", "#B3B3B3", 
          "#8DD3C7", "#FFFFB3", "#BEBADA", "#FB8072", "#80B1D3", "#FDB462", "#B3DE69", "#FCCDE5",
          "#D9D9D9", "#BC80BD", "#CCEBC5", "#FFED6F")


## code

targetmatvec=unlist(targetmat)+1
yrange=range(targetmatvec[targetmatvec>0]);
# yrange[1]=1; # set the minimum value to 1
for(i in 1:length(targetmat)){
  vali=targetmat[[i]]+1;
  if(i==1){
    plot(1:length(vali),vali,type='b',las=1,pch=20,main=paste('sgRNAs in',targetgene),ylab='Read counts',xlab='Samples',xlim=c(0.7,length(vali)+0.3),ylim = yrange,col=colors[(i %% length(colors))],xaxt='n',log='y')
    axis(1,at=1:length(vali),labels=(collabel),las=2)
    # lines(0:100,rep(1,101),col='black');
  }else{
    lines(1:length(vali),vali,type='b',pch=20,col=colors[(i %% length(colors))])
  }
}



dev.off()
Sweave("amp1_D34_NUT_D4_endogenous_summary.Rnw");
library(tools);

texi2dvi("amp1_D34_NUT_D4_endogenous_summary.tex",pdf=TRUE);
